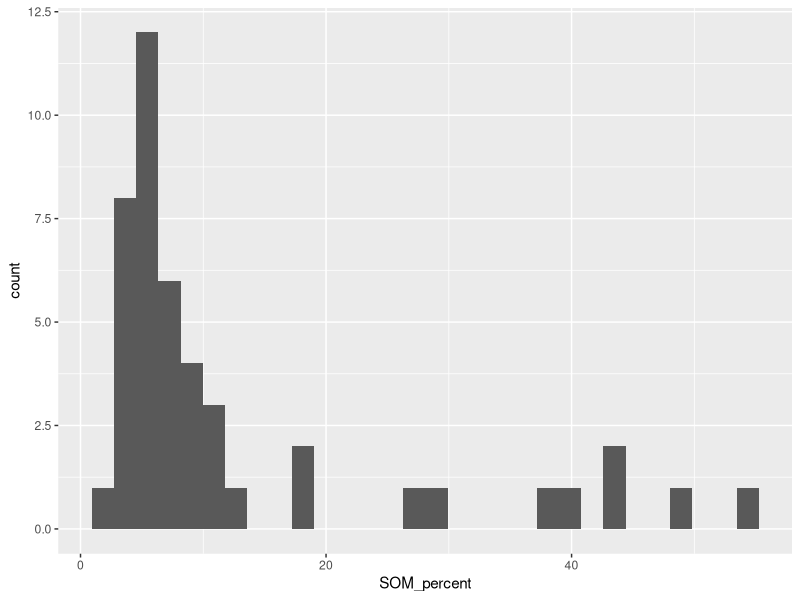
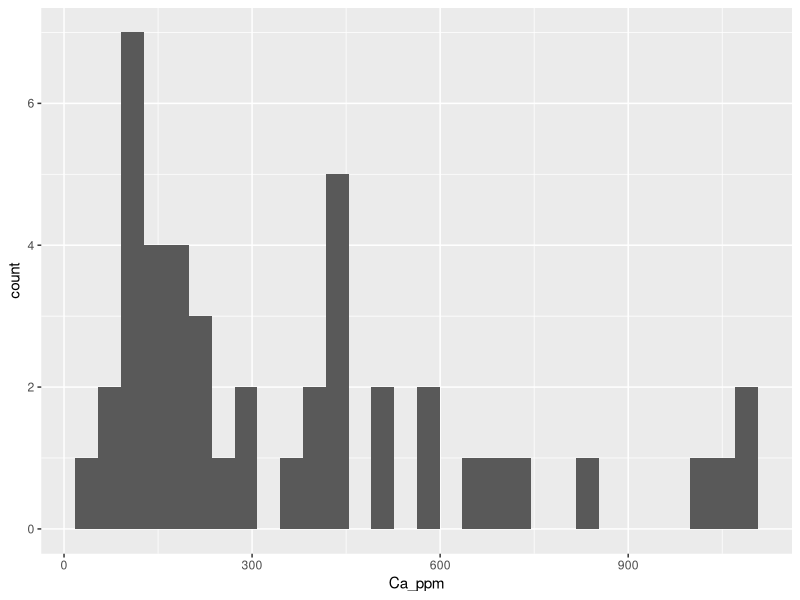
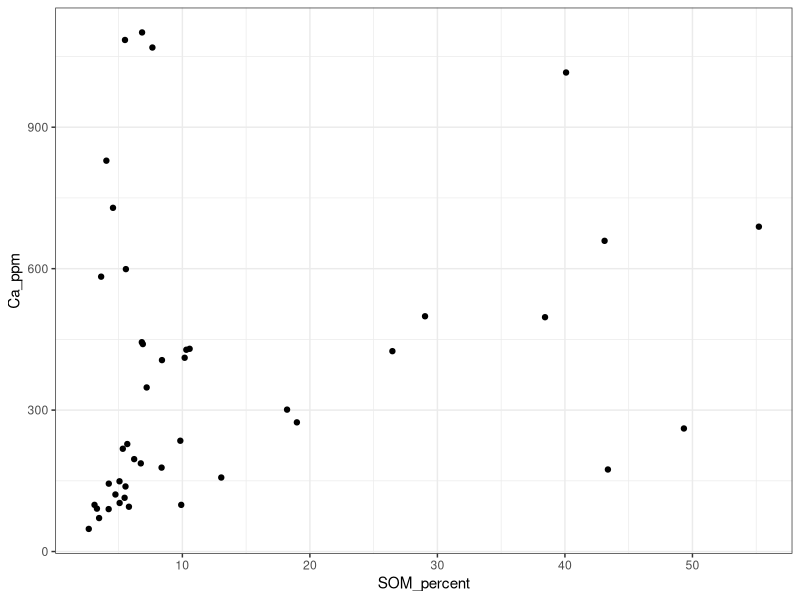
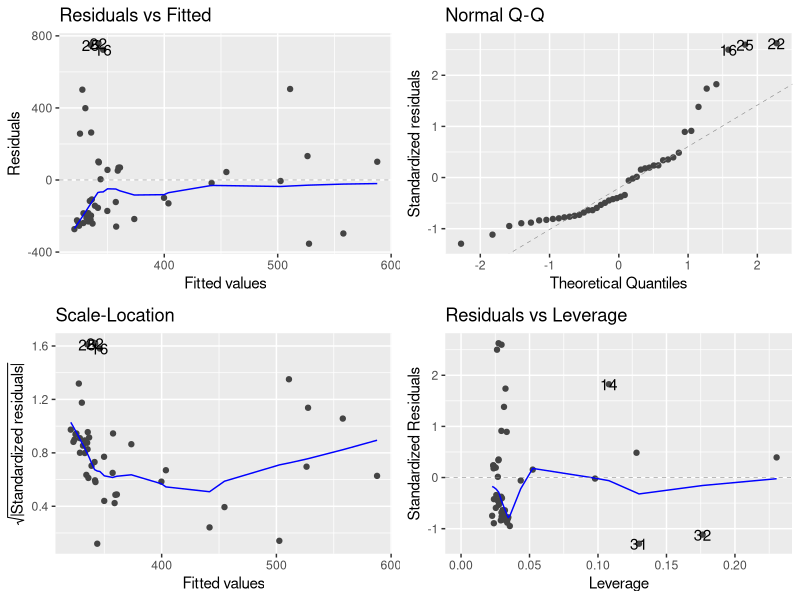
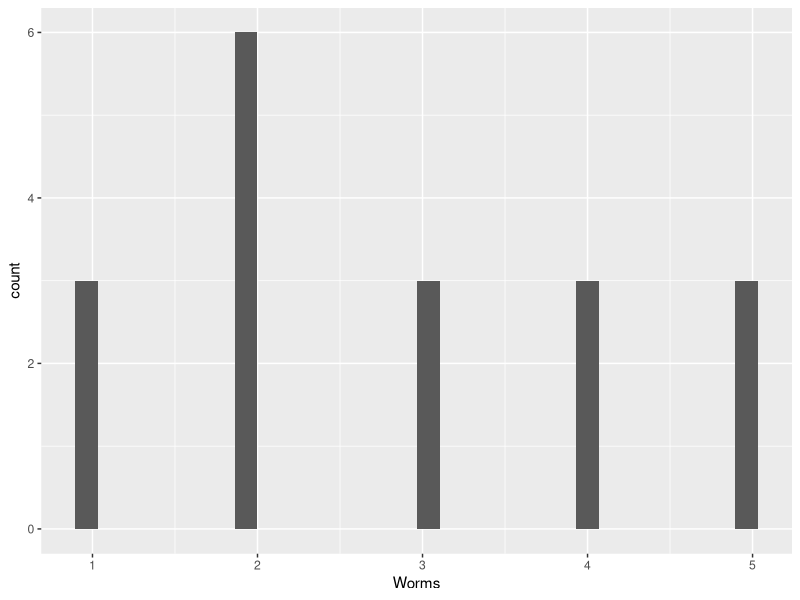
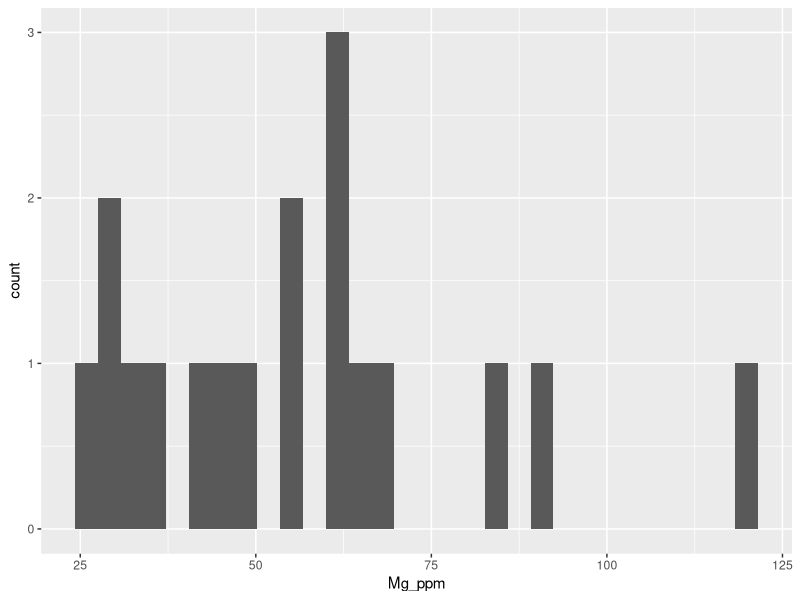
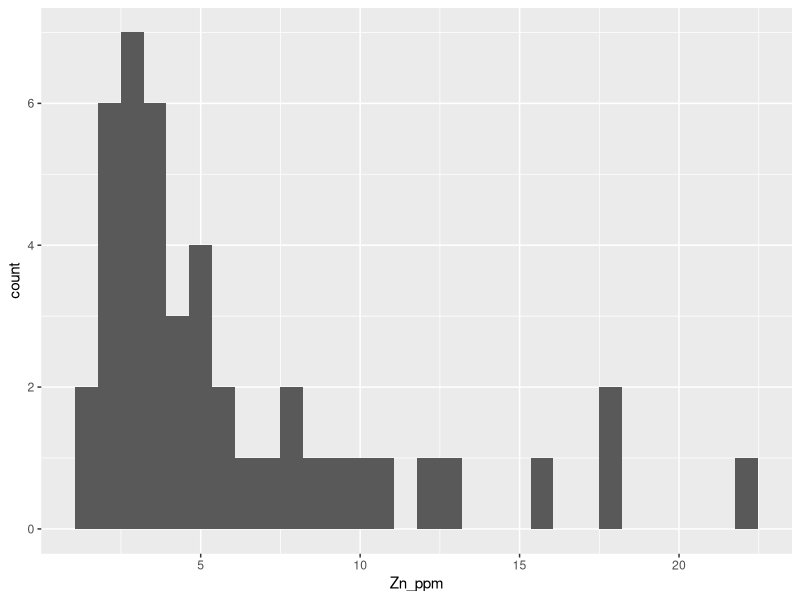

Here is the R script that generated these plots, in order: (Note: this script raises an error after producing the figures.)
## ---- chunk 1
rm(list = ls())
library(here)
library(ggplot2)
library(ggfortify)
library(tidyverse)
## ---- chunk 2
soil <- read.csv(here("Data", "soil_reduced-1.csv"))
## ---- chunk 3
ggplot(soil, aes(x = SOM_percent)) +
  geom_histogram()
## ---- chunk 4
ggplot(soil, aes(x = Ca_ppm)) +
  geom_histogram()
## ---- chunk 5
summary(soil)
## ---- chunk 6
ggplot(soil, aes(x = SOM_percent, y = Ca_ppm)) +
  geom_point() +
  theme_bw()
## ---- chunk 7
SOM_CA_mod <- lm(Ca_ppm ~ SOM_percent, data = soil)
## ---- chunk 8
autoplot(SOM_CA_mod)
## ---- chunk 9
anova(SOM_CA_mod)
## ---- chunk 10
soil$Forest <- as.factor(soil$Forest)
## ---- chunk 11
Donner_Kip_Worms <- soil[c(1, 11)]

Donner_Kip_Worms <- Donner_Kip_Worms[10:27, ]
## ---- chunk 12
ggplot(Donner_Kip_Worms, aes(x = Worms)) +
  geom_histogram()
## ---- chunk 13

t.test(Worms ~ Forest, data = Donner_Kip_Worms)
## ---- chunk 14
Peav_South_Mg <- soil[c(1, 7)]

Peav_South_Mg <- Peav_South_Mg[28:45,]
## ---- chunk 15
ggplot(Peav_South_Mg, aes(x = Mg_ppm)) +
  geom_histogram()
## ---- chunk 16
t.test(Mg_ppm ~ Forest, data=Peav_South_Mg)
## ---- chunk 17
Zinc <- soil[c(1, 10)]
## ---- chunk 18
ggplot(Zinc, aes(x = Zn_ppm)) +
  geom_histogram()
## ---- chunk 19
Zinc_Mat <- xtabs(Zn_ppm ~ Forest, data = Zinc)

chisq.test(Zinc_Mat)
